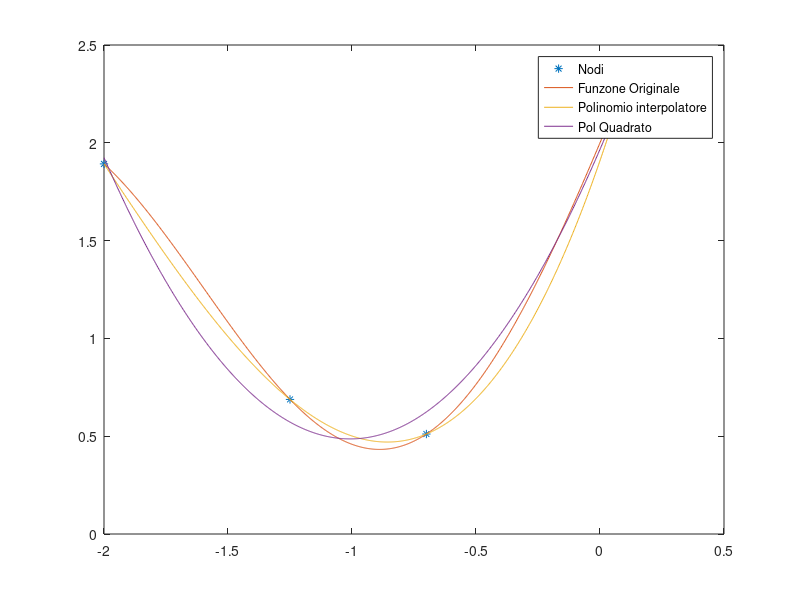

MATLAB code for this plot:
clear
clc
close all

f = @(x) sin(2.*x) + exp(x) + 1;
f_integrata = @(x) -cos(2.*x)/2 + exp(x) + x;
f_dom = linspace(-2,0.1);

nodi = [-2 -1.25 -0.7 0.1];
x = linspace(-2,0.1,1000);

coeff_pol = polyfit(nodi,f(nodi), size(nodi,2)-1);
coeff_pol_2 = polyfit(nodi,f(nodi), 2);

pol_interpolatore = polyval(coeff_pol,x);
pol_interpolatore_quad = polyval(coeff_pol_2,x);


figure('Name', 'Interpolazione', 'NumberTitle', 'off'); 
plot(nodi,f(nodi),"*");
hold on;
plot(x,f(x));
hold on;
plot(x,pol_interpolatore);
hold on;
plot(x,pol_interpolatore_quad);
hold on;

err1 = norm(pol_interpolatore-f(x),inf)
err2 = norm(pol_interpolatore_quad - f(x),inf)


legend("Nodi","Funzone Originale","Polinomio interpolatore","Pol Quadrato");
area_real = integral(f,-2 , 0.1)
P_int = polyint(pol_interpolatore);
area_lag = polyval(P_int,0.1) - polyval(P_int,-2);
err_area = abs(area_real - area_lag)

P_int_min = polyint(pol_interpolatore_quad);
area_lag_quad = polyval(P_int_min,0.1) - polyval(P_int_min,-2);

err_area_qua = abs(area_lag_quad - area_real)